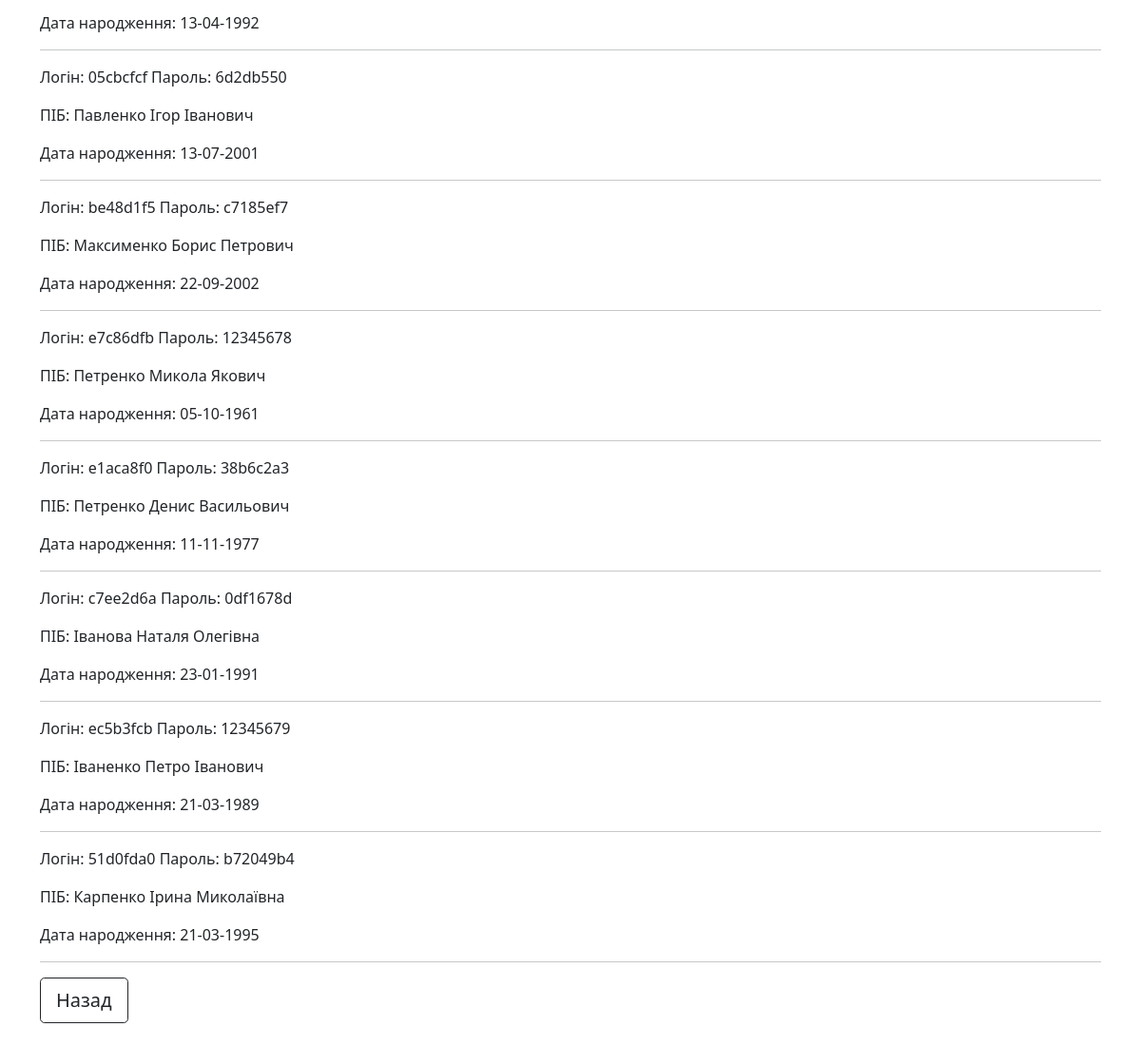
Before: /company_admin/users_info (signed in, lower part) with the older database file.
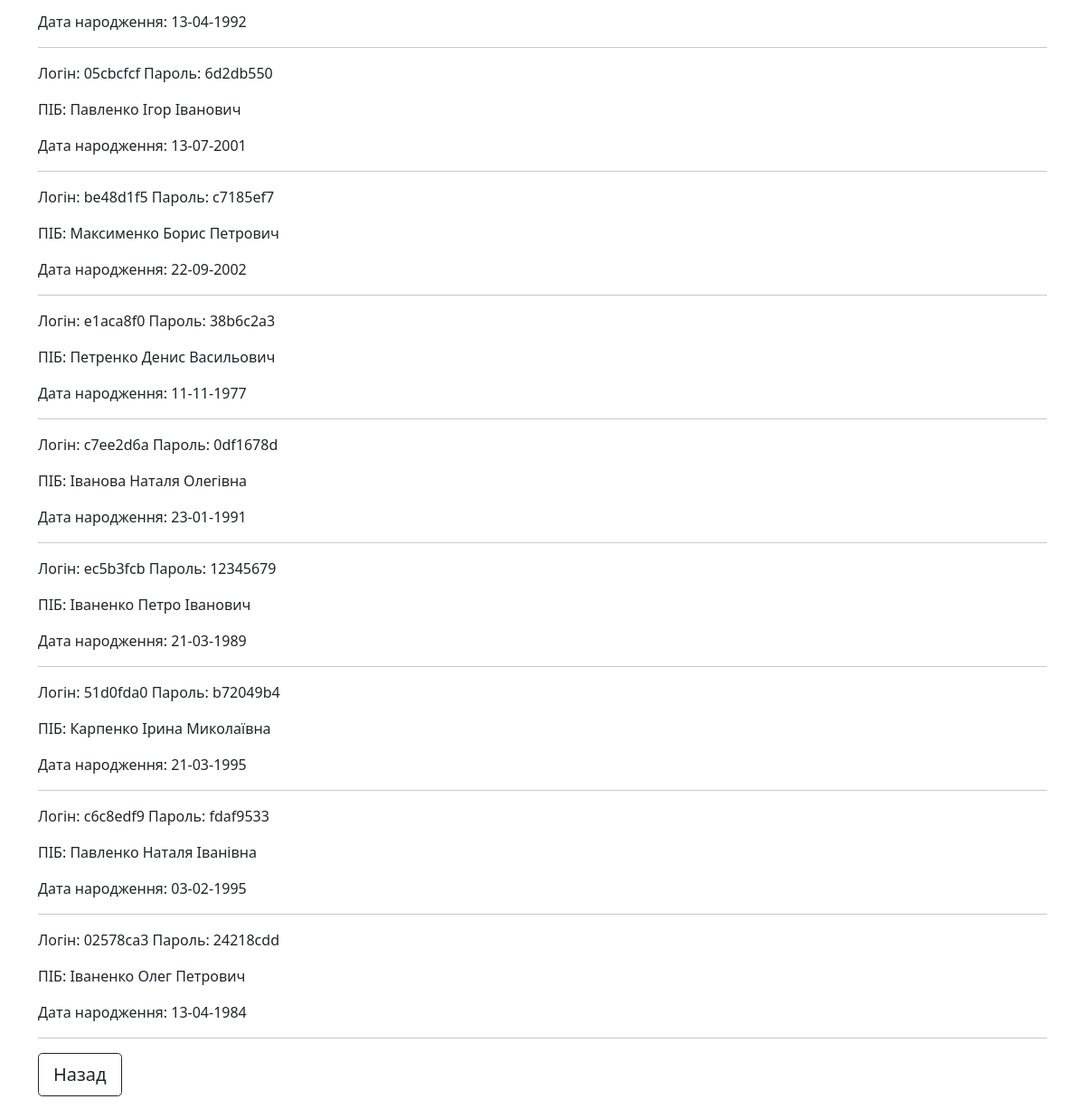
After: the same page with the newer database file.
### account/models.py (models this page shows)
class Code(models.Model):
    company = models.ForeignKey(Company, on_delete=models.CASCADE)
    pub_key = models.CharField(max_length=8)  # логин сотрудника
    sec_key = models.CharField(max_length=8)  # пароль сотрудника
    user = models.ForeignKey(User, blank=True, null=True, on_delete=models.CASCADE)

class User(AbstractUser):
    patronymic = models.CharField(max_length=100)
    birthdate = models.DateField(null=True)
    phone = models.CharField(max_length=50)
    company_admin = models.BooleanField(default=False)
    company = models.ForeignKey(Company, blank=True, null=True, on_delete=models.CASCADE)

### account/views/company_admin_views.py (the view)
# urls.py: path('company_admin/users_info', company_admin_views.show_users_info, name='show_users_info'),
@login_required
def show_users_info(request):
    admin: User = request.user
    codes = Code.objects.filter(user_id__isnull=False, company=admin.company)
    context = {
        'admin': admin,
        'codes': codes
    }
    return render(request, 'account/company_admin/users_info.html', context=context)

### account/templates/account/company_admin/users_info.html (shortened to what this page needs)
{% extends 'account/base.html' %}
{% block content %}
    <h1>Користувачі організації {{ admin.company.name }}</h1><br/>
    {% for code in codes %}
        <p>Логін: {{ code.pub_key }} Пароль: {{ code.sec_key }}</p>
        <p>ПІБ: {{ code.user.last_name }} {{ code.user.first_name }} {{ code.user.patronymic }}</p>
        <p>Дата народження: {{ code.user.birthdate|date:"d-m-Y"  }}</p>
        <hr />
    {% endfor %}
    <a href="{% url 'company_admin' %}" class="btn btn-outline-dark btn-lg">Назад</a><br/><br/>
{% endblock %}

### account/templates/account/base.html (shortened to what this page needs)
<!doctype html>
<html lang="en">
  <head>
    <link href="https://cdn.jsdelivr.net/npm/bootstrap@5.0.0-beta3/dist/css/bootstrap.min.css" rel="stylesheet">
  </head>
  <body>
    <br/>
    <div class="container">
        {% block content %}
        {% endblock %}
    </div>
  </body>
</html>

Changed rows visible on the page:
removed Code: pub_key "e7c86dfb", sec_key "12345678", user.last_name "Петренко", user.first_name "Микола", user.patronymic "Якович", user.birthdate "05-10-1961"
now on this page (row edited): Code: pub_key "c6c8edf9", sec_key "fdaf9533", user.last_name "Павленко", user.first_name "Наталя", user.patronymic "Іванівна", user.birthdate "03-02-1995"
now on this page (row edited): Code: pub_key "02578ca3", sec_key "24218cdd", user.last_name "Іваненко", user.first_name "Олег", user.patronymic "Петрович", user.birthdate "13-04-1984"
